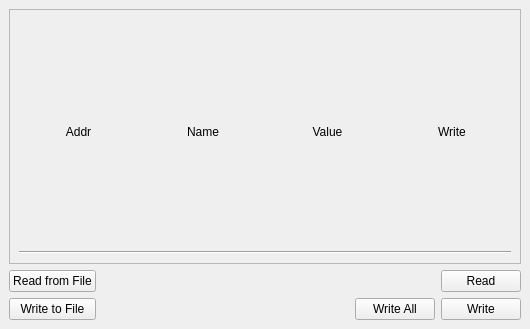
<?xml version="1.0" encoding="UTF-8"?>
<ui version="4.0">
 <class>RegisterEditor</class>
 <widget class="QDockWidget" name="RegisterEditor">
  <property name="geometry">
   <rect>
    <x>0</x>
    <y>0</y>
    <width>530</width>
    <height>329</height>
   </rect>
  </property>
  <property name="windowTitle">
   <string>Registers</string>
  </property>
  <widget class="QWidget" name="dockWidgetContents">
   <layout class="QVBoxLayout" name="verticalLayout">
    <item>
     <widget class="QScrollArea" name="scrollArea">
      <property name="horizontalScrollBarPolicy">
       <enum>Qt::ScrollBarAsNeeded</enum>
      </property>
      <property name="widgetResizable">
       <bool>true</bool>
      </property>
      <widget class="QWidget" name="scrollAreaWidgetContents">
       <property name="geometry">
        <rect>
         <x>0</x>
         <y>0</y>
         <width>510</width>
         <height>227</height>
        </rect>
       </property>
       <layout class="QGridLayout" name="gridLayout">
        <item row="0" column="3">
         <widget class="QLabel" name="label_4">
          <property name="text">
           <string>Write</string>
          </property>
          <property name="alignment">
           <set>Qt::AlignCenter</set>
          </property>
         </widget>
        </item>
        <item row="0" column="0">
         <widget class="QLabel" name="label">
          <property name="text">
           <string>Addr</string>
          </property>
          <property name="alignment">
           <set>Qt::AlignCenter</set>
          </property>
         </widget>
        </item>
        <item row="0" column="1">
         <widget class="QLabel" name="label_2">
          <property name="text">
           <string>Name</string>
          </property>
          <property name="alignment">
           <set>Qt::AlignCenter</set>
          </property>
         </widget>
        </item>
        <item row="0" column="2">
         <widget class="QLabel" name="label_3">
          <property name="text">
           <string>Value</string>
          </property>
          <property name="alignment">
           <set>Qt::AlignCenter</set>
          </property>
         </widget>
        </item>
        <item row="1" column="0" colspan="4">
         <widget class="Line" name="line">
          <property name="orientation">
           <enum>Qt::Horizontal</enum>
          </property>
         </widget>
        </item>
       </layout>
      </widget>
     </widget>
    </item>
    <item>
     <layout class="QGridLayout" name="gridLayout_2">
      <item row="2" column="0">
       <widget class="QPushButton" name="txtWriteButton">
        <property name="text">
         <string>Write to File</string>
        </property>
       </widget>
      </item>
      <item row="0" column="1">
       <spacer name="horizontalSpacer_2">
        <property name="orientation">
         <enum>Qt::Horizontal</enum>
        </property>
        <property name="sizeHint" stdset="0">
         <size>
          <width>40</width>
          <height>20</height>
         </size>
        </property>
       </spacer>
      </item>
      <item row="2" column="3">
       <widget class="QPushButton" name="writeButton">
        <property name="text">
         <string>Write</string>
        </property>
       </widget>
      </item>
      <item row="0" column="3">
       <widget class="QPushButton" name="readButton">
        <property name="text">
         <string>Read</string>
        </property>
       </widget>
      </item>
      <item row="0" column="0">
       <widget class="QPushButton" name="txtReadButton">
        <property name="text">
         <string>Read from File</string>
        </property>
        <property name="flat">
         <bool>false</bool>
        </property>
       </widget>
      </item>
      <item row="2" column="2">
       <widget class="QPushButton" name="writeAllBtn">
        <property name="text">
         <string>Write All</string>
        </property>
       </widget>
      </item>
     </layout>
    </item>
   </layout>
  </widget>
 </widget>
 <resources/>
 <connections/>
</ui>
